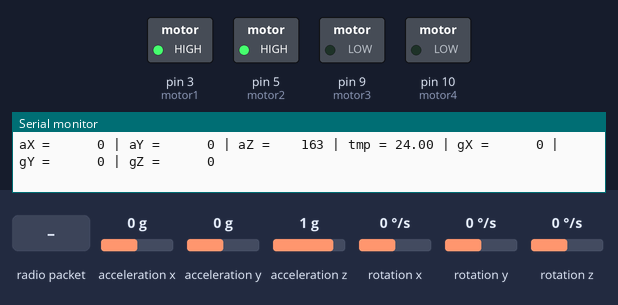
Recording of a sketch running on a simulated Arduino Uno, built with avr-gcc and run on an emulated ATmega328P. On the bench: switched loads named in the sketch (green lamp = pin HIGH), the last lines printed to the serial monitor. Wiring (inferred from the names in the program): MPU-6050 motion sensor at I2C address 0x68. The inputs (shaded band) are chosen by the test bench; at power-on: acceleration x 0 g, acceleration y 0 g, acceleration z 1 g, rotation x 0 °/s, rotation y 0 °/s, rotation z 0 °/s. No radio packets arrive unless stated.

Above: at 1.2 s.
1.3 s: acceleration x set to -1.4 g
At 1.9 s:
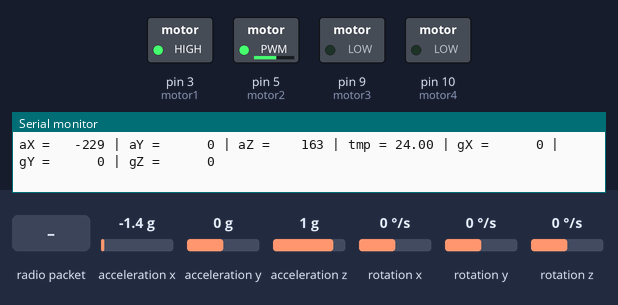
2.9 s: acceleration y set to -0.2 g
At 3.6 s:
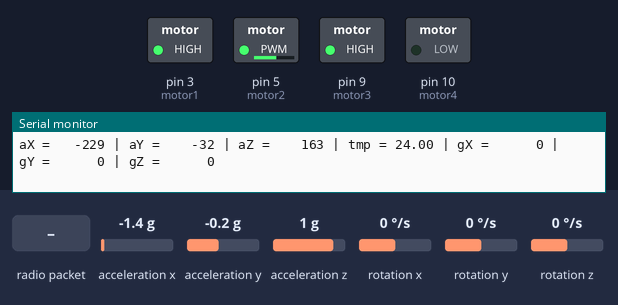
4.5 s: radio packet "U" arrives
At 5.3 s:
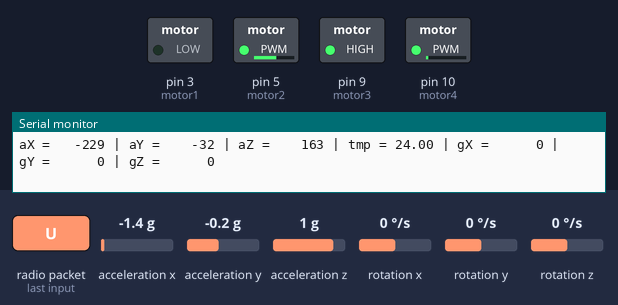
6.1 s: acceleration x set to 0 g
At 7.1 s:
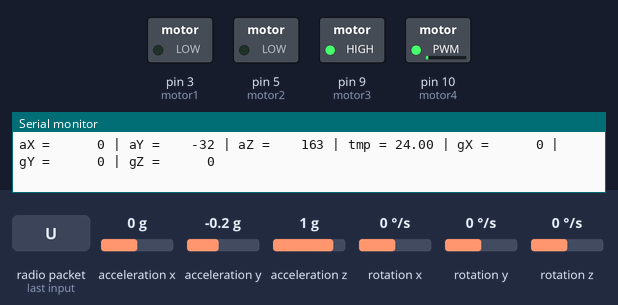
7.7 s: radio packet "D" arrives
At 8.7 s:
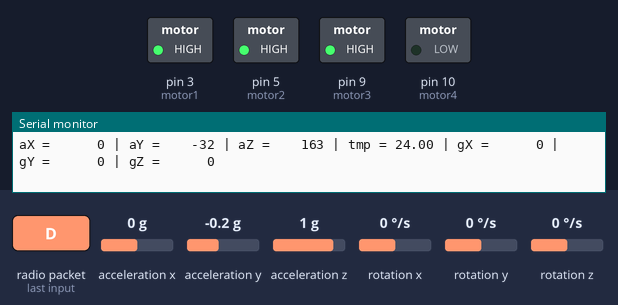
9.3 s: acceleration y set to 0.1 g
At 10.4 s:
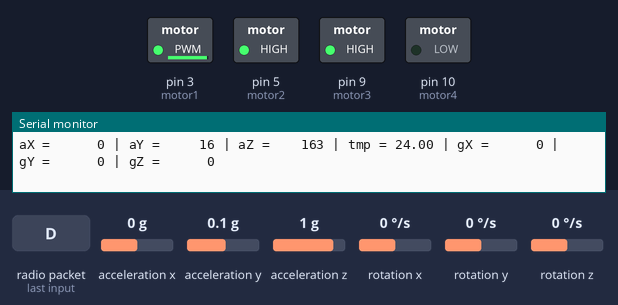
Timing chart, 0 to 11.9 s (numbered marks = the images above; inputs shaded):
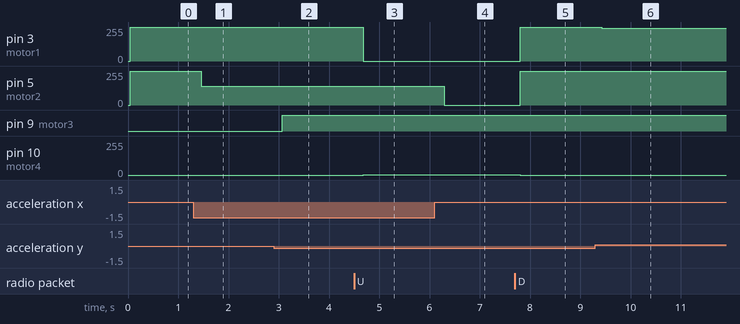

The sketch:

sketch_jun21a.ino
```cpp
#include <SPI.h>
#include <nRF24L01.h>
#include <RF24.h>
#include "Wire.h" // This library allows you to communicate with I2C devices.

int motor1 = 3;
int motor2 = 5;
int motor3 = 9;
int motor4 = 10;

const int MPU_ADDR = 0x68; // I2C address of the MPU-6050. If AD0 pin is set to HIGH, the I2C address will be 0x69.

int16_t accelerometer_x, accelerometer_y, accelerometer_z; // variables for accelerometer raw data
int16_t gyro_x, gyro_y, gyro_z; // variables for gyro raw data
int16_t temperature; // variables for temperature data

char tmp_str[7]; // temporary variable used in convert function

char* convert_int16_to_str(int16_t i) { // converts int16 to string. Moreover, resulting strings will have the same length in the debug monitor.
  i = i/100;
  sprintf(tmp_str, "%6d", i);
  return tmp_str;
}

RF24 radio(7,8);
const byte address[6] = "100000";
int adjust[4] = {0, 0, 0, 0};

void setup() {
  // put your setup code here, to run once:
  pinMode(motor1, OUTPUT);
  pinMode(motor2, OUTPUT);
  pinMode(motor3, OUTPUT);
  pinMode(motor4, OUTPUT);
  radio.begin();
  radio.openReadingPipe(0, address);
  radio.setPALevel(RF24_PA_LOW);
  radio.startListening();

  Serial.begin(9600);
  Wire.begin();
  Wire.beginTransmission(MPU_ADDR); // Begins a transmission to the I2C slave (GY-521 board)
  Wire.write(0x6B); // PWR_MGMT_1 register
  Wire.write(0); // set to zero (wakes up the MPU-6050)
  Wire.endTransmission(true);

  turnOnMotor(0, adjust);
}

void turnOnMotor(int power, int adjust[]) {

  analogWrite(motor1, power-adjust[0]);
  analogWrite(motor2, power-adjust[1]);
  analogWrite(motor3, power-adjust[2]);
  analogWrite(motor4, power-adjust[3]);
}


int power = 0;
char text[32] = "";

void loop() {
  if(radio.available()) {
    radio.read(&text, sizeof(text));
  }
  if(text[0] == 'U' && power < 255) {
    power++;
  } else if(text[0] == 'D' && power > 0) {
    power--;
  } else if(text[0] == '2' && power < 255-10) {
    power += 10;
  } else if(text[0] == '8' && power > 10) {
    power -= 10;
  } else if(text[0] == 'C'
  ) {
    power = 0;
  }

  Wire.beginTransmission(MPU_ADDR);
  Wire.write(0x3B); // starting with register 0x3B (ACCEL_XOUT_H) [MPU-6000 and MPU-6050 Register Map and Descriptions Revision 4.2, p.40]
  Wire.endTransmission(false); // the parameter indicates that the Arduino will send a restart. As a result, the connection is kept active.
  Wire.requestFrom(MPU_ADDR, 7*2, true); // request a total of 7*2=14 registers


  // "Wire.read()<<8 | Wire.read();" means two registers are read and stored in the same variable
  accelerometer_x = Wire.read()<<8 | Wire.read(); // reading registers: 0x3B (ACCEL_XOUT_H) and 0x3C (ACCEL_XOUT_L)
  accelerometer_y = Wire.read()<<8 | Wire.read(); // reading registers: 0x3D (ACCEL_YOUT_H) and 0x3E (ACCEL_YOUT_L)
  accelerometer_z = Wire.read()<<8 | Wire.read(); // reading registers: 0x3F (ACCEL_ZOUT_H) and 0x40 (ACCEL_ZOUT_L)
  temperature = Wire.read()<<8 | Wire.read(); // reading registers: 0x41 (TEMP_OUT_H) and 0x42 (TEMP_OUT_L)
  gyro_x = Wire.read()<<8 | Wire.read(); // reading registers: 0x43 (GYRO_XOUT_H) and 0x44 (GYRO_XOUT_L)
  gyro_y = Wire.read()<<8 | Wire.read(); // reading registers: 0x45 (GYRO_YOUT_H) and 0x46 (GYRO_YOUT_L)
  gyro_z = Wire.read()<<8 | Wire.read(); // reading registers: 0x47 (GYRO_ZOUT_H) and 0x48 (GYRO_ZOUT_L)

  // print out data
  Serial.print("aX = "); Serial.print(convert_int16_to_str(accelerometer_x));
  Serial.print(" | aY = "); Serial.print(convert_int16_to_str(accelerometer_y));
  Serial.print(" | aZ = "); Serial.print(convert_int16_to_str(accelerometer_z));
  // the following equation was taken from the documentation [MPU-6000/MPU-6050 Register Map and Description, p.30]
  Serial.print(" | tmp = "); Serial.print(temperature/340.00+36.53);
  Serial.print(" | gX = "); Serial.print(convert_int16_to_str(gyro_x));
  Serial.print(" | gY = "); Serial.print(convert_int16_to_str(gyro_y));
  Serial.print(" | gZ = "); Serial.print(convert_int16_to_str(gyro_z));
  Serial.println();

  //when x is positive, motor 4 gets weaker
  //when x is negative, motor 2 gets weaker
  //when y is positive, motor 1 gets weaker
  //when y is negative, motor 3 gets weaker
  //stable y is between -6 and -8
  //stable x is between  5 and 7

  if (accelerometer_x > 10) {
    adjust[3] = (accelerometer_x/100-10)/2;
  }
  if (accelerometer_x < 2) {
    adjust[1] = (2-accelerometer_x/100)/2;
  }
  if (accelerometer_y > -2) {
    adjust[0] = (accelerometer_y/100+2)/2;
  }
  if (accelerometer_y < -12) {
    adjust[2] = (-12-accelerometer_y/100)/2;
  }
  turnOnMotor(power, adjust);
  text[0] = ' ';
}
```

Measured:
- the behaviour switches between 0 and -0.1 g on acceleration y (found by bisection; images 1 and 2)
- after the input at 1.3 s, pin 5 (motor2): 255/255 → 141/255 after 0.15 s
- after the input at 2.9 s, pin 9 (motor3): LOW → HIGH after 0.17 s
- after the input at 4.5 s, pin 3 (motor1): 255/255 → 0/255 after 0.18 s; pin 5 (motor2): 141/255 → 142/255 after 0.18 s; pin 10 (motor4): 0/255 → 1/255 after 0.18 s
- after the input at 6.1 s, pin 5 (motor2): 142/255 → 0/255 after 0.20 s
- after the input at 7.7 s, pin 3 (motor1), pin 5 (motor2): 0/255 → 255/255 after 0.11 s; pin 10 (motor4): 1/255 → 0/255 after 0.11 s
- after the input at 9.3 s, pin 3 (motor1): 255/255 → 247/255 after 0.12 s
